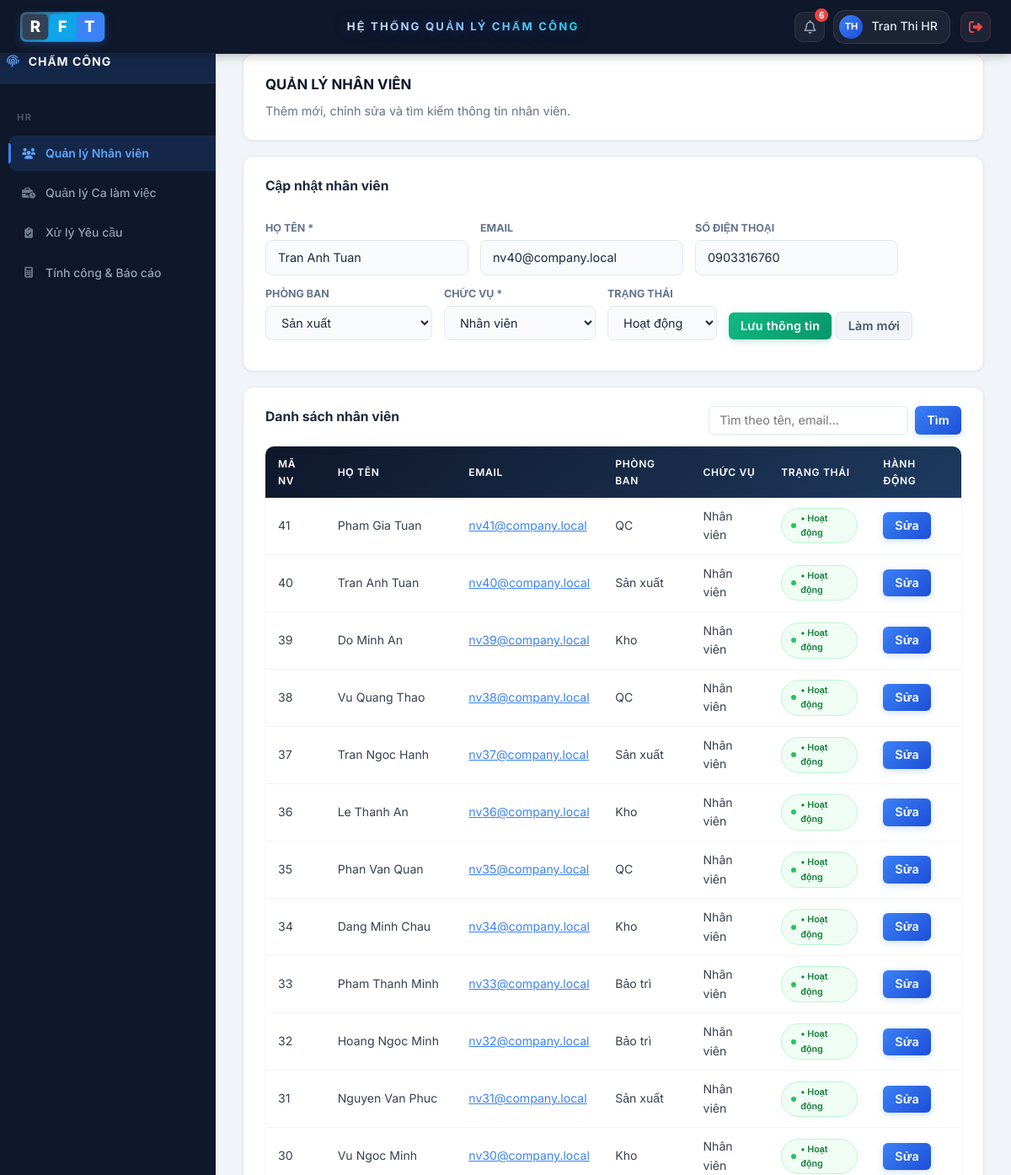
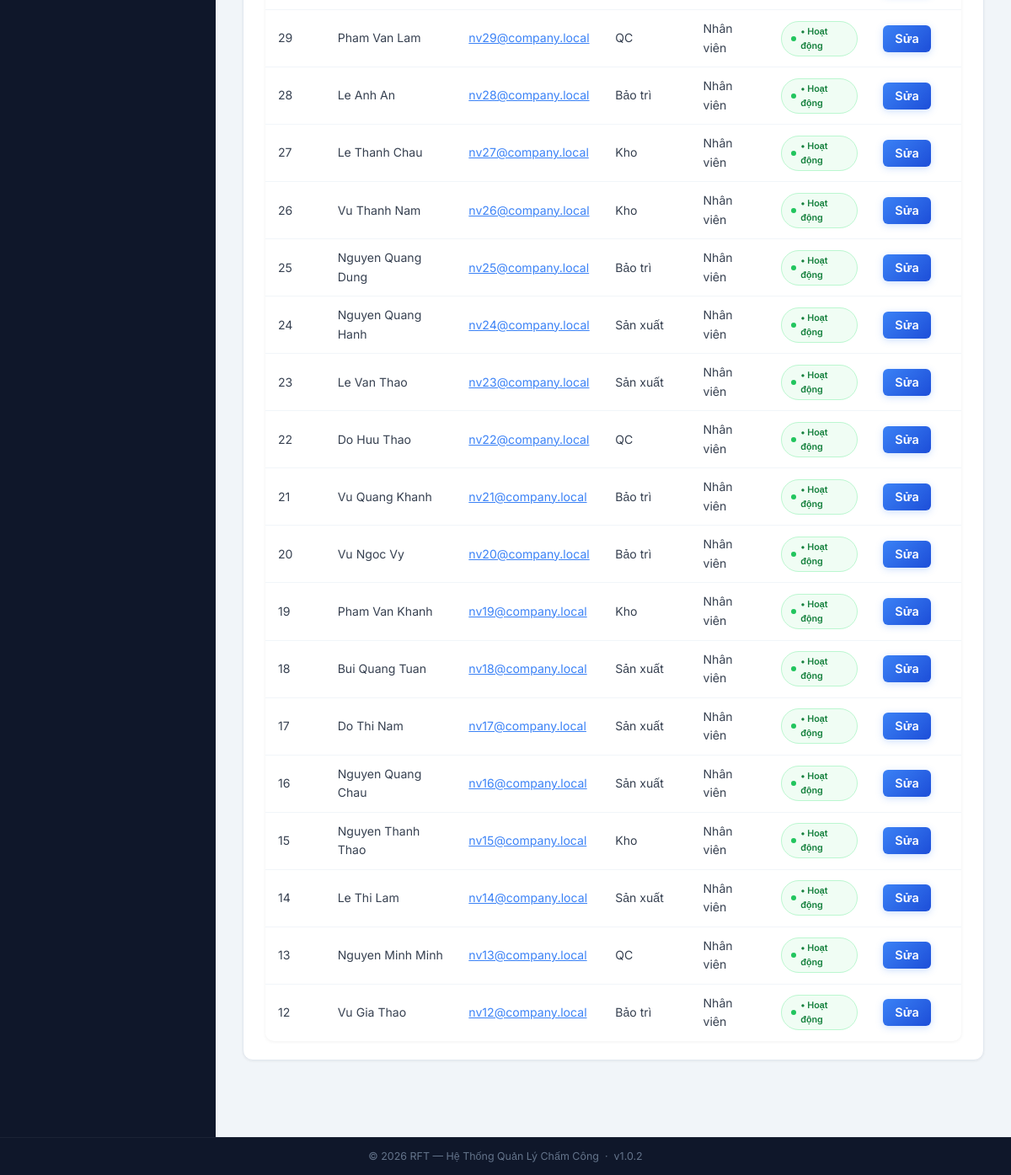
Screenshot of /index.php?page=quan-ly-nhanvien&edit=40 (signed in) with the database file from the repository (2 pictures, top to bottom).
### tables this page shows
CREATE TABLE `nguoidung` (
  `maND` int(11) NOT NULL,
  `maTK` int(11) NOT NULL,
  `hoTen` varchar(120) NOT NULL,
  `email` varchar(120) DEFAULT NULL,
  `soDienThoai` varchar(20) DEFAULT NULL,
  `chucVu` enum('Nhân viên','Bộ phận Nhân sự','Quản lý / Ban lãnh đạo','Bộ phận Kỹ thuật') NOT NULL DEFAULT 'Nhân viên',
  `phongBan` varchar(100) DEFAULT NULL,
  `trangThai` tinyint(1) NOT NULL DEFAULT 1,
  `created_at` datetime NOT NULL DEFAULT current_timestamp(),
  `updated_at` datetime DEFAULT NULL ON UPDATE current_timestamp()
);

### app/views/chamcong/quanly_nhanvien.php (the view, shortened to what the rows shown need)
<?php
$editing = null;
if (!empty($_GET['edit']) && !empty($employees)) {
    foreach ($employees as $emp) {
        if ((int)$emp['maND'] === (int)$_GET['edit']
    && ($emp['chucVu'] ?? '') === 'Nhân viên'){
            $editing = $emp;
            break;
        }
    }
}
?>
<?php include 'app/views/layouts/header.php'; ?>
<div class="main-container">
    <?php include 'app/views/layouts/sidebar.php'; ?>
    <div class="dashboard-container">
        <div class="panel">
            <h2 style="border:none;padding:0;margin:0 0 6px;">QUẢN LÝ NHÂN VIÊN</h2>
            <p style="color:#64748b;margin:0;">Thêm mới, chỉnh sửa và tìm kiếm thông tin nhân viên.</p>
        </div>
        <div class="panel">
            <h3><?= $editing ? 'Cập nhật nhân viên' : 'Thêm nhân viên mới' ?></h3>
            <form id="employeeForm" method="POST" action="index.php?page=quan-ly-nhanvien" class="filter-row" style="flex-wrap:wrap;">
                <div class="form-group" style="min-width:200px;">
                    <label>Họ tên *</label>
                    <input type="text" name="hoTen" required value="<?= htmlspecialchars($editing['hoTen'] ?? '') ?>">
                </div>
                <div class="form-group" style="min-width:200px;">
                    <label>Email</label>
                    <input type="email" name="email" value="<?= htmlspecialchars($editing['email'] ?? '') ?>">
                </div>
                <div class="form-group" style="min-width:160px;">
                    <label>Số điện thoại</label>
                    <input type="text" name="soDienThoai" value="<?= htmlspecialchars($editing['soDienThoai'] ?? '') ?>">
                </div>
                <div class="form-group" style="min-width:160px;">
                    <label>Phòng ban</label>
                    <select name="phongBan">
                        <?php
                        $departments = ['Sản xuất', 'Kho', 'QC', 'Bảo trì'];
                        $selectedDept = $editing['phongBan'] ?? '';
                        foreach ($departments as $deptLabel):
                        ?>
                            <option value="<?= htmlspecialchars($deptLabel) ?>" <?= $selectedDept === $deptLabel ? 'selected' : '' ?>><?= htmlspecialchars($deptLabel) ?></option>
                        <?php endforeach; ?>
                    </select>
                </div>
                <div class="form-group" style="min-width:180px;">
                    <label>Chức vụ *</label>
                    <select name="chucVu" required>
                        <?php
                        $roles = ['Nhân viên'];
                        $selectedRole = $editing['chucVu'] ?? 'Nhân viên';
                        foreach ($roles as $roleLabel):
                        ?>
                            <option value="<?= htmlspecialchars($roleLabel) ?>" <?= $selectedRole === $roleLabel ? 'selected' : '' ?>><?= htmlspecialchars($roleLabel) ?></option>
                        <?php endforeach; ?>
                    </select>
                </div>
                <div class="form-group" style="min-width:130px;">
                    <label>Trạng thái</label>
                    <select name="trangThai">
                        <option value="1" <?= (int)($editing['trangThai'] ?? 1) === 1 ? 'selected' : '' ?>>Hoạt động</option>
                    </select>
                </div>
                <div class="form-group" style="min-width:130px;">
                     <button type="submit" class="btn btn-success btn-sm">Lưu thông tin</button>
                    <a class="btn btn-secondary btn-sm" href="index.php?page=quan-ly-nhanvien">Làm mới</a>
                </div>
            </form>
        </div>
        <div class="panel">
            <div class="panel-header" style="margin-bottom:12px;">
                <h3 style="margin:0;">Danh sách nhân viên</h3>
                <form method="GET" action="index.php" style="display:flex;gap:8px;">
                    <input type="text" name="q" value="<?= htmlspecialchars($keyword ?? '') ?>" placeholder="Tìm theo tên, email..." style="padding:6px 12px;border:1px solid #e2e8f0;border-radius:6px;font-size:0.85em;min-width:200px;">
                    <button class="btn btn-primary btn-sm" type="submit">Tìm</button>
                </form>
            </div>
            <table class="table">
                <thead>
                    <tr>
                        <th>MÃ NV</th>
                        <th>HỌ TÊN</th>
                        <th>EMAIL</th>
                        <th>PHÒNG BAN</th>
                        <th>CHỨC VỤ</th>
                        <th>TRẠNG THÁI</th>
                        <th>HÀNH ĐỘNG</th>
                    </tr>
                </thead>
               <tbody>
<?php if (!empty($employees)): ?>
    <?php foreach ($employees as $emp): ?>
        <?php if (($emp['chucVu'] ?? '') !== 'Nhân viên') continue; ?>
        <tr>
            <td><?= (int)$emp['maND'] ?></td>
            <td><?= htmlspecialchars($emp['hoTen']) ?></td>
            <td>
                <a href="mailto:<?= htmlspecialchars($emp['email'] ?? '') ?>" style="color:#3b82f6;">
                    <?= htmlspecialchars($emp['email'] ?? '') ?>
                </a>
            </td>
            <td><?= htmlspecialchars($emp['phongBan'] ?? '') ?></td>
            <td><?= htmlspecialchars($emp['chucVu'] ?? '') ?></td>
            <td>
                <span class="status-badge <?= (int)$emp['trangThai'] === 1 ? 'status-approved' : 'status-rejected' ?>">
                    <?= (int)$emp['trangThai'] === 1 ? '• Hoạt động' : '• Ngừng' ?>
                </span>
            </td>
            <td>
                <a class="btn btn-sm btn-primary"
                   href="index.php?page=quan-ly-nhanvien&edit=<?= (int)$emp['maND'] ?>">
                    Sửa
                </a>
            </td>
        </tr>
    <?php endforeach; ?>
<?php endif; ?>
</tbody>
            </table>
        </div>
    </div>
</div>
<?php include 'app/views/layouts/footer.php'; ?>

### rows the page displays
nguoidung: hoTen "Tran Anh Tuan", email "nv40@company.local", soDienThoai "0903316760", phongBan "Sản xuất", chucVu "Nhân viên", trangThai "Hoạt động", maND "40", shows "• Hoạt động"
nguoidung: maND "41", hoTen "Pham Gia Tuan", email "nv41@company.local", phongBan "QC", chucVu "Nhân viên", trangThai "• Hoạt động"
nguoidung: maND "39", hoTen "Do Minh An", email "nv39@company.local", phongBan "Kho", chucVu "Nhân viên", trangThai "• Hoạt động"
nguoidung: maND "38", hoTen "Vu Quang Thao", email "nv38@company.local", phongBan "QC", chucVu "Nhân viên", trangThai "• Hoạt động"
nguoidung: maND "37", hoTen "Tran Ngoc Hanh", email "nv37@company.local", phongBan "Sản xuất", chucVu "Nhân viên", trangThai "• Hoạt động"
nguoidung: maND "36", hoTen "Le Thanh An", email "nv36@company.local", phongBan "Kho", chucVu "Nhân viên", trangThai "• Hoạt động"
nguoidung: maND "35", hoTen "Phan Van Quan", email "nv35@company.local", phongBan "QC", chucVu "Nhân viên", trangThai "• Hoạt động"
nguoidung: maND "34", hoTen "Dang Minh Chau", email "nv34@company.local", phongBan "Kho", chucVu "Nhân viên", trangThai "• Hoạt động"
nguoidung: maND "33", hoTen "Pham Thanh Minh", email "nv33@company.local", phongBan "Bảo trì", chucVu "Nhân viên", trangThai "• Hoạt động"
nguoidung: maND "32", hoTen "Hoang Ngoc Minh", email "nv32@company.local", phongBan "Bảo trì", chucVu "Nhân viên", trangThai "• Hoạt động"
nguoidung: maND "31", hoTen "Nguyen Van Phuc", email "nv31@company.local", phongBan "Sản xuất", chucVu "Nhân viên", trangThai "• Hoạt động"
nguoidung: maND "30", hoTen "Vu Ngoc Minh", email "nv30@company.local", phongBan "Kho", chucVu "Nhân viên", trangThai "• Hoạt động"
nguoidung: maND "29", hoTen "Pham Van Lam", email "nv29@company.local", phongBan "QC", chucVu "Nhân viên", trangThai "• Hoạt động"
nguoidung: maND "28", hoTen "Le Anh An", email "nv28@company.local", phongBan "Bảo trì", chucVu "Nhân viên", trangThai "• Hoạt động"
nguoidung: maND "27", hoTen "Le Thanh Chau", email "nv27@company.local", phongBan "Kho", chucVu "Nhân viên", trangThai "• Hoạt động"
nguoidung: maND "26", hoTen "Vu Thanh Nam", email "nv26@company.local", phongBan "Kho", chucVu "Nhân viên", trangThai "• Hoạt động"
nguoidung: maND "25", hoTen "Nguyen Quang Dung", email "nv25@company.local", phongBan "Bảo trì", chucVu "Nhân viên", trangThai "• Hoạt động"
nguoidung: maND "24", hoTen "Nguyen Quang Hanh", email "nv24@company.local", phongBan "Sản xuất", chucVu "Nhân viên", trangThai "• Hoạt động"
nguoidung: maND "23", hoTen "Le Van Thao", email "nv23@company.local", phongBan "Sản xuất", chucVu "Nhân viên", trangThai "• Hoạt động"
nguoidung: maND "22", hoTen "Do Huu Thao", email "nv22@company.local", phongBan "QC", chucVu "Nhân viên", trangThai "• Hoạt động"
nguoidung: maND "21", hoTen "Vu Quang Khanh", email "nv21@company.local", phongBan "Bảo trì", chucVu "Nhân viên", trangThai "• Hoạt động"
nguoidung: maND "20", hoTen "Vu Ngoc Vy", email "nv20@company.local", phongBan "Bảo trì", chucVu "Nhân viên", trangThai "• Hoạt động"
nguoidung: maND "19", hoTen "Pham Van Khanh", email "nv19@company.local", phongBan "Kho", chucVu "Nhân viên", trangThai "• Hoạt động"
nguoidung: maND "18", hoTen "Bui Quang Tuan", email "nv18@company.local", phongBan "Sản xuất", chucVu "Nhân viên", trangThai "• Hoạt động"
nguoidung: maND "17", hoTen "Do Thi Nam", email "nv17@company.local", phongBan "Sản xuất", chucVu "Nhân viên", trangThai "• Hoạt động"
nguoidung: maND "16", hoTen "Nguyen Quang Chau", email "nv16@company.local", phongBan "Sản xuất", chucVu "Nhân viên", trangThai "• Hoạt động"
nguoidung: maND "15", hoTen "Nguyen Thanh Thao", email "nv15@company.local", phongBan "Kho", chucVu "Nhân viên", trangThai "• Hoạt động"
nguoidung: maND "14", hoTen "Le Thi Lam", email "nv14@company.local", phongBan "Sản xuất", chucVu "Nhân viên", trangThai "• Hoạt động"
nguoidung: maND "13", hoTen "Nguyen Minh Minh", email "nv13@company.local", phongBan "QC", chucVu "Nhân viên", trangThai "• Hoạt động"
nguoidung: maND "12", hoTen "Vu Gia Thao", email "nv12@company.local", phongBan "Bảo trì", chucVu "Nhân viên", trangThai "• Hoạt động"

### other values shown
$notificationCount "6"
mb_strtoupper($initials) "TH"
$tenHienThi "Tran Thi HR"
$roleLabels[$role] "HR"
$menu['label'] "Quản lý Nhân viên"
$menu['label'] "Quản lý Ca làm việc"
$menu['label'] "Xử lý Yêu cầu"
$menu['label'] "Tính công & Báo cáo"
